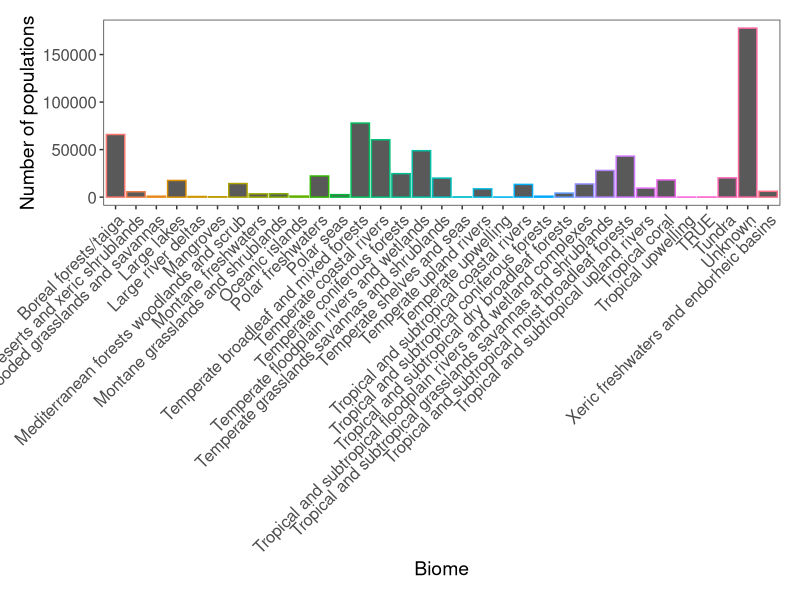

Reproduce this figure in R.
# Creating plots of LPI population frequency by biome
# http://www.livingplanetindex.org/home/index
# 2017_10_12
# The Coding Club Team (ourcodingclub@gmail.com)

# Libraries ----
library(tidyr)
library(readr)
library(ggplot2)
library(dplyr)

# Import data from .csv ----
LPI <- read.csv("3_Code_etiquette/LPI_data.csv")

# Define Functions ----
# Consistent plot aesthetics for ggplot2
theme.LPI <- function(){
  theme_bw() +
    theme(axis.text.x = element_text(size=12, angle=45, vjust=1, hjust=1),
          axis.text.y = element_text(size=12),
          axis.title.x = element_text(size=14, face="plain"),
          axis.title.y = element_text(size=14, face="plain"),
          panel.grid.major.x = element_blank(), 
          panel.grid.minor.x = element_blank(),
          panel.grid.minor.y = element_blank(),
          panel.grid.major.y = element_blank(),
          plot.margin = unit(c(0.5, 0.5, 0.5, 0.5), units = , "cm"),
          plot.title = element_text(size=20, vjust=1, hjust=0.5),
          legend.text = element_text(size=12, face="italic"),
          legend.title = element_blank(),
          legend.position=c(0.9, 0.9))
}

# Clean data ----

# long format, so abundance records in one col.
LPI_long <- gather(LPI, "year", "abundance", 9:53)  

# Force years to numeric
LPI_long$year <- parse_number(LPI_long$year)

# Check names and make consistent case
names(LPI_long)
names(LPI_long) <- tolower(names(LPI_long))

# Force abundance to numeric
LPI_long$abundance <- as.numeric(LPI_long$abundance)

# Create summary data frame of population `n`
LPI_biome_summ <- LPI_long %>% 
  group_by(biome) %>%
  summarise(population = n())

# Check data frame has formed correctly
head(LPI_biome_summ)

# Create plot of population frequency per biome ----

# bar graph
type = "bar"
biome_barplot <- ggplot(LPI_long, aes(biome, color = biome)) + {
  if(type == "bar") geom_bar() else geom_point(stat = "count")
} +
  theme.LPI() + 
  ylab("Number of populations") + 
  xlab("Biome") +
  theme(legend.position = "none")

plot(biome_barplot)